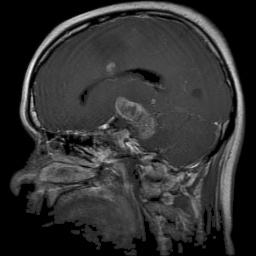
#> input picture Data/glioma_tumor/G_121.jpg, 256 x 256 px; its folder holds only this picture in this run
$ python -i preprocess.py   (imports and definitions only)
#> lines starting #> are read from the running program, lines starting #| are printed output that depends on the picture; after the words box and inside, x2 and y2 are one past the last pixel; in counts of white or black regions, pixels touching at a corner belong together
#> further down, picture is the input picture: shape (256, 256, 3); min 0, max 245, mean 47.9
import cv2
import os
import imutils

IMG_SIZE = (224, 224)

def crop_brain(img):
    gray = cv2.cvtColor(img, cv2.COLOR_BGR2GRAY)
    gray = cv2.GaussianBlur(gray, (5,5), 0)
    thresh = cv2.threshold(gray, 45, 255, cv2.THRESH_BINARY)[1]
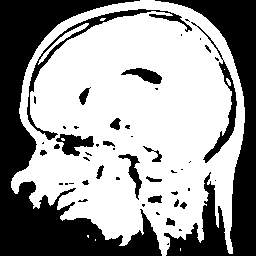
#> thresh: shape (256, 256); 60.8% white; 51 black regions (30 under 20 px), largest, box (x1, y1, x2, y2) and area: (0, 0, 162, 256) 13377, (155, 0, 256, 256) 8272, (27, 9, 192, 140) 1286
    thresh = cv2.erode(thresh, None, 2)
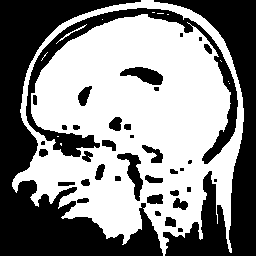
#> thresh: shape (256, 256); 53.7% white; 38 black regions (9 under 20 px), largest, box (x1, y1, x2, y2) and area: (0, 0, 163, 256) 14289, (154, 0, 256, 256) 9045, (26, 8, 238, 164) 4234
    thresh = cv2.dilate(thresh, None, 2)
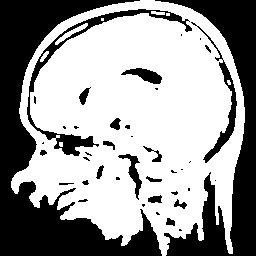
#> thresh: shape (256, 256); 60.4% white; 41 black regions (21 under 20 px)

    cnts = cv2.findContours(thresh, cv2.RETR_EXTERNAL, cv2.CHAIN_APPROX_SIMPLE)
#> cnts = 1 contour; box (x1, y1, x2, y2) and area: (11, 0, 245, 256) 43202
    cnts = imutils.grab_contours(cnts)

    if cnts:
        c = max(cnts, key=cv2.contourArea)
#> c = contour of 549 points, box (x1, y1, x2, y2) (11, 0, 245, 256), area 43202
        x,y,w,h = cv2.boundingRect(c)
#> x = 11; y = 0; w = 234; h = 256
        img = img[y:y+h, x:x+w]
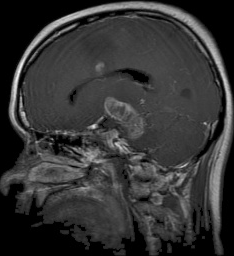
#> img: shape (256, 234, 3); min 0, max 245, mean 52.3

    return cv2.resize(img, IMG_SIZE)
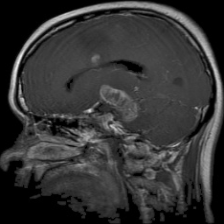
#> returned value: shape (224, 224, 3); min 0, max 242, mean 52.2

def preprocess_dataset(input_dir):
    for cls in os.listdir(input_dir):
        cls_path = os.path.join(input_dir, cls)
        for img_name in os.listdir(cls_path):
            img_path = os.path.join(cls_path, img_name)
            img = cv2.imread(img_path)
            if img is None:
                continue
            img = crop_brain(img)
            cv2.imwrite(img_path, img)

# [2 lines not run here, left out]

>>> import cv2
>>> picture = cv2.imread('../Data/glioma_tumor/G_121.jpg')
>>> result = crop_brain(picture)

$ run again, on Data/glioma_tumor/G_133.jpg
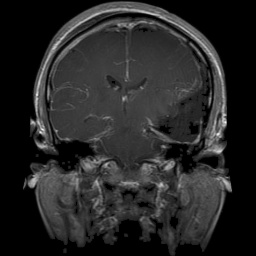
#> input picture Data/glioma_tumor/G_133.jpg, 256 x 256 px
#> picture is the input picture: shape (256, 256, 3); min 0, max 249, mean 38.5
#> in crop_brain, `thresh = cv2.dilate(thresh, None, 2)`:
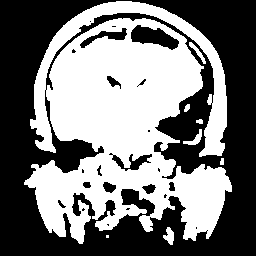
#> thresh: shape (256, 256); 47% white; 8 white regions (1 under 20 px)
#> cnts = 8 contours, 3 with area under 20; largest, box (x1, y1, x2, y2) and area: (24, 1, 232, 244) 30968, (163, 227, 174, 245) 98, (183, 129, 202, 145) 86, (189, 42, 206, 64) 72, (184, 104, 190, 112) 24
#> c = contour of 1174 points, box (x1, y1, x2, y2) (24, 1, 232, 244), area 30968
#> x = 24; y = 1; w = 208; h = 243
#> in crop_brain, `return cv2.resize(img, IMG_SIZE)`:
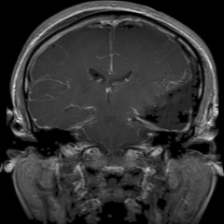
#> returned value: shape (224, 224, 3); min 0, max 225, mean 49.7

$ run again, on Data/glioma_tumor/G_143.jpg
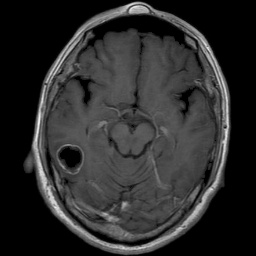
#> input picture Data/glioma_tumor/G_143.jpg, 256 x 256 px
#> picture is the input picture: shape (256, 256, 3); min 0, max 243, mean 44.2
#> in crop_brain, `thresh = cv2.erode(thresh, None, 2)`:
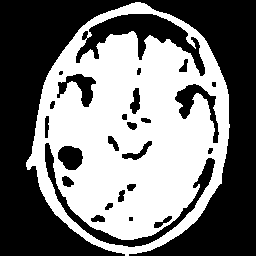
#> thresh: shape (256, 256); 46.9% white; 1 white region, box (x1, y1, x2, y2) and area: (26, 2, 230, 256) 30715
#> cnts = 1 contour; box (x1, y1, x2, y2) and area: (25, 1, 231, 256) 38818
#> c = contour of 352 points, box (x1, y1, x2, y2) (25, 1, 231, 256), area 38818
#> x = 25; y = 1; w = 206; h = 255
#> in crop_brain, `return cv2.resize(img, IMG_SIZE)`:
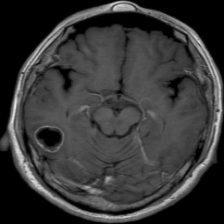
#> returned value: shape (224, 224, 3); min 0, max 232, mean 55.1

$ run again, on Data/glioma_tumor/G_147.jpg
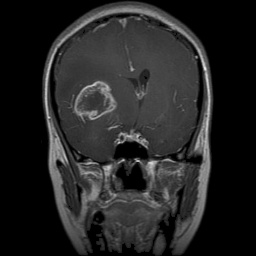
#> input picture Data/glioma_tumor/G_147.jpg, 256 x 256 px
#> picture is the input picture: shape (256, 256, 3); min 0, max 234, mean 36.5
#> in crop_brain, `thresh = cv2.dilate(thresh, None, 2)`:
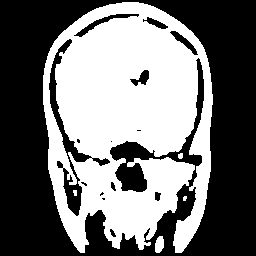
#> thresh: shape (256, 256); 45.1% white; 5 white regions (1 under 20 px)
#> cnts = 4 contours, 2 with area under 20; largest, box (x1, y1, x2, y2) and area: (43, 2, 213, 253) 31058, (155, 236, 164, 253) 103
#> c = contour of 669 points, box (x1, y1, x2, y2) (43, 2, 213, 253), area 31058
#> x = 43; y = 2; w = 170; h = 251
#> in crop_brain, `return cv2.resize(img, IMG_SIZE)`:
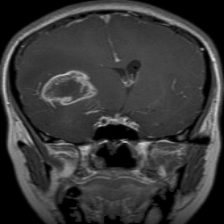
#> returned value: shape (224, 224, 3); min 0, max 228, mean 55.8
